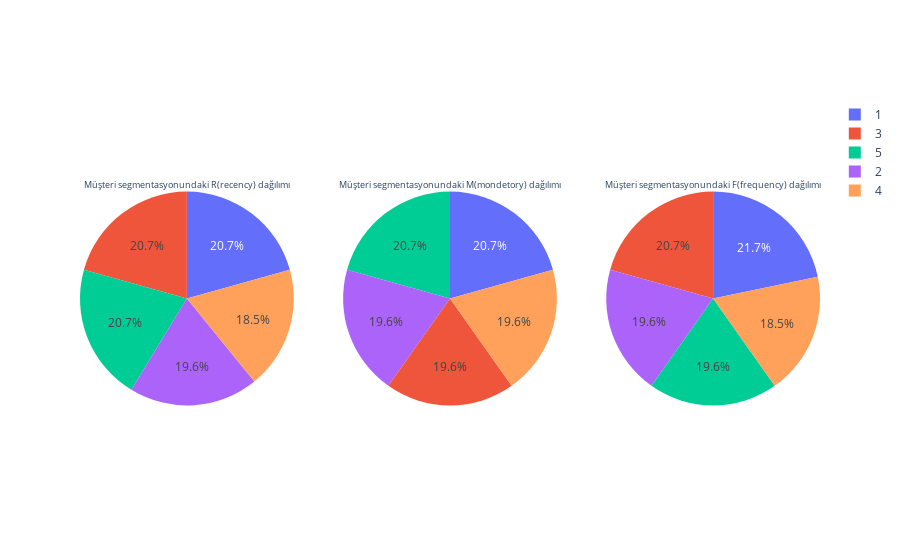

Notebook cell for this chart:
### Code cell
fig = make_subplots(rows=1, cols=3, specs=[[{"type": "pie"}, {"type": "pie"},{"type": "pie"}]])


fig.add_trace(go.Pie(
     values=[19,18,19,17,19],
     labels=["1","2","3","4","5"],
     domain=dict(x=[0, 0.5]),
     name="GHG Emissions",
     title="Müşteri segmentasyonundaki R(recency) dağılımı"), 
     row=1, col=1)

fig.add_trace(go.Pie(
     values=[19,18,18,18,19],
     labels=["1","2","3","4","5"],
     domain=dict(x=[0, 0.5]),
     name="GHG Emissions",
     title="Müşteri segmentasyonundaki M(mondetory) dağılımı"), 
     row=1, col=2)

fig.add_trace(go.Pie(
     values=[20,18,19,17,18],
     labels=["1","2","3","4","5"],
     domain=dict(x=[0, 0.5]),
     name="GHG Emissions",
     title="Müşteri segmentasyonundaki F(frequency) dağılımı"), 
     row=1, col=3)

fig.show()

### Figure 1 — Plotly figure (JSON) as saved in the notebook; plotly's stock layout.template omitted (floating-point values rounded to 4 significant figures)
{"data": [{"domain": {"x": [0, 0.2889], "y": [0, 1]}, "labels": ["1", "2", "3", "4", "5"], "name": "GHG Emissions", "title": {"text": "Müşteri segmentasyonundaki R(recency) dağılımı"}, "type": "pie", "values": [19, 18, 19, 17, 19]}, {"domain": {"x": [0.3556, 0.6444], "y": [0, 1]}, "labels": ["1", "2", "3", "4", "5"], "name": "GHG Emissions", "title": {"text": "Müşteri segmentasyonundaki M(mondetory) dağılımı"}, "type": "pie", "values": [19, 18, 18, 18, 19]}, {"domain": {"x": [0.7111, 1], "y": [0, 1]}, "labels": ["1", "2", "3", "4", "5"], "name": "GHG Emissions", "title": {"text": "Müşteri segmentasyonundaki F(frequency) dağılımı"}, "type": "pie", "values": [20, 18, 19, 17, 18]}], "layout": {}}
